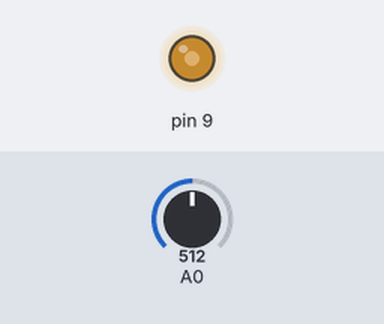
A sketch run on a simulated Arduino Uno, built with avr-gcc and run on an emulated ATmega328P. On the bench: output pins drawn as LEDs (lit = HIGH). The test bench sets the inputs (shaded band); at power-on: A0 = 512.

Above: at 1.3 s.
1.4 s: A0 set to 306
At 1.8 s:
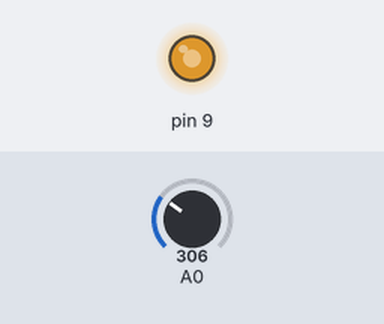
3.0 s: A0 set to 122
At 4.2 s:
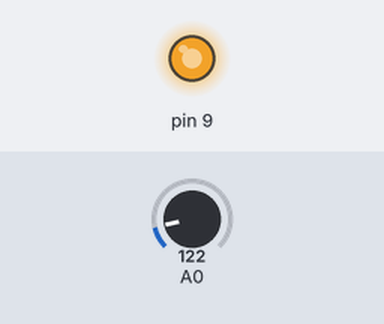
4.5 s: A0 set to 900
At 5.3 s:
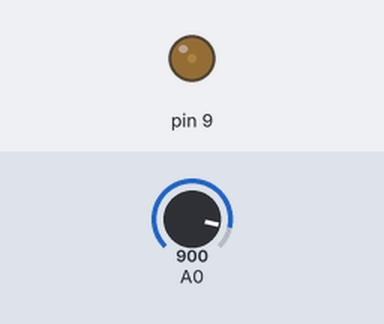
6.0 s: A0 set to 1023
At 6.5 s:
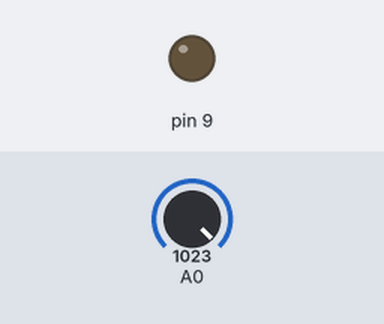
7.5 s: A0 set to 511
At 8.8 s:
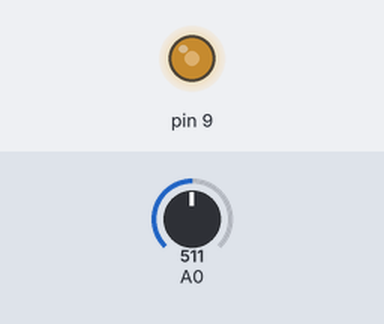
Timing chart, 0 to 10.0 s (numbered marks = the images above; inputs shaded):
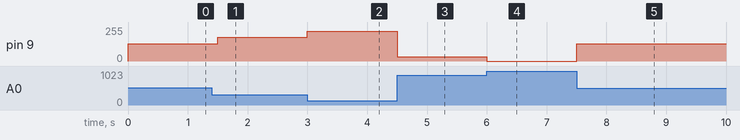

The sketch:

lightSensitiveLED.ino
```cpp
void setup() {
  pinMode(9, OUTPUT);
}

void loop() {
  int reading = analogRead(A0);
  int value = map(reading, 0, 1023, 255, 0);
  analogWrite(9, value);
  delay(500);
}
```

Measured:
- after the input at 1.4 s, pin 9: 128/255 → 179/255 after 0.10 s
- after the input at 3.0 s, pin 9: 179/255 → 225/255 at once
- after the input at 4.5 s, pin 9: 225/255 → 31/255 at once
- after the input at 6.0 s, pin 9: 31/255 → 0/255 at once
- after the input at 7.5 s, pin 9: 0/255 → 128/255 at once
